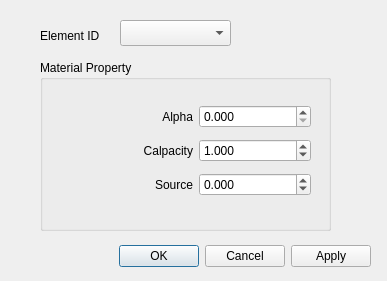
<?xml version="1.0" encoding="UTF-8"?>
<ui version="4.0">
 <class>Dialog_Solid2D</class>
 <widget class="QDialog" name="Dialog_Solid2D">
  <property name="geometry">
   <rect>
    <x>0</x>
    <y>0</y>
    <width>387</width>
    <height>281</height>
   </rect>
  </property>
  <property name="windowTitle">
   <string>Dialog</string>
  </property>
  <property name="sizeGripEnabled">
   <bool>false</bool>
  </property>
  <property name="modal">
   <bool>true</bool>
  </property>
  <widget class="QDialogButtonBox" name="buttonBox">
   <property name="geometry">
    <rect>
     <x>30</x>
     <y>240</y>
     <width>341</width>
     <height>32</height>
    </rect>
   </property>
   <property name="orientation">
    <enum>Qt::Horizontal</enum>
   </property>
   <property name="standardButtons">
    <set>QDialogButtonBox::Apply|QDialogButtonBox::Cancel|QDialogButtonBox::Ok</set>
   </property>
   <property name="centerButtons">
    <bool>false</bool>
   </property>
  </widget>
  <widget class="QComboBox" name="comboBox_IdEA">
   <property name="geometry">
    <rect>
     <x>120</x>
     <y>20</y>
     <width>111</width>
     <height>26</height>
    </rect>
   </property>
  </widget>
  <widget class="QLabel" name="label_4">
   <property name="geometry">
    <rect>
     <x>40</x>
     <y>20</y>
     <width>81</width>
     <height>31</height>
    </rect>
   </property>
   <property name="text">
    <string>Element ID</string>
   </property>
  </widget>
  <widget class="QGroupBox" name="MatProp">
   <property name="geometry">
    <rect>
     <x>40</x>
     <y>60</y>
     <width>291</width>
     <height>171</height>
    </rect>
   </property>
   <property name="title">
    <string>Material Property</string>
   </property>
   <widget class="QWidget" name="gridLayoutWidget">
    <property name="geometry">
     <rect>
      <x>30</x>
      <y>30</y>
      <width>251</width>
      <height>121</height>
     </rect>
    </property>
    <layout class="QGridLayout" name="gridLayout">
     <property name="margin">
      <number>10</number>
     </property>
     <item row="2" column="0">
      <widget class="QLabel" name="label_2">
       <property name="sizePolicy">
        <sizepolicy hsizetype="Minimum" vsizetype="Preferred">
         <horstretch>0</horstretch>
         <verstretch>0</verstretch>
        </sizepolicy>
       </property>
       <property name="text">
        <string>Calpacity</string>
       </property>
       <property name="alignment">
        <set>Qt::AlignRight|Qt::AlignTrailing|Qt::AlignVCenter</set>
       </property>
      </widget>
     </item>
     <item row="3" column="0">
      <widget class="QLabel" name="label_3">
       <property name="sizePolicy">
        <sizepolicy hsizetype="Minimum" vsizetype="Preferred">
         <horstretch>0</horstretch>
         <verstretch>0</verstretch>
        </sizepolicy>
       </property>
       <property name="text">
        <string>Source</string>
       </property>
       <property name="alignment">
        <set>Qt::AlignRight|Qt::AlignTrailing|Qt::AlignVCenter</set>
       </property>
      </widget>
     </item>
     <item row="3" column="2">
      <widget class="QDoubleSpinBox" name="doubleSpinBox_source">
       <property name="decimals">
        <number>3</number>
       </property>
       <property name="minimum">
        <double>-1000000.000000000000000</double>
       </property>
       <property name="maximum">
        <double>1000000.000000000000000</double>
       </property>
      </widget>
     </item>
     <item row="2" column="2">
      <widget class="QDoubleSpinBox" name="doubleSpinBox_capacity">
       <property name="decimals">
        <number>3</number>
       </property>
       <property name="minimum">
        <double>0.000000000000000</double>
       </property>
       <property name="maximum">
        <double>1000000.000000000000000</double>
       </property>
       <property name="singleStep">
        <double>0.100000000000000</double>
       </property>
       <property name="value">
        <double>1.000000000000000</double>
       </property>
      </widget>
     </item>
     <item row="1" column="0">
      <widget class="QLabel" name="label">
       <property name="sizePolicy">
        <sizepolicy hsizetype="Minimum" vsizetype="Preferred">
         <horstretch>0</horstretch>
         <verstretch>0</verstretch>
        </sizepolicy>
       </property>
       <property name="text">
        <string>Alpha</string>
       </property>
       <property name="alignment">
        <set>Qt::AlignRight|Qt::AlignTrailing|Qt::AlignVCenter</set>
       </property>
      </widget>
     </item>
     <item row="1" column="2">
      <widget class="QDoubleSpinBox" name="doubleSpinBox_alpha">
       <property name="decimals">
        <number>3</number>
       </property>
       <property name="maximum">
        <double>1000000.000000000000000</double>
       </property>
       <property name="value">
        <double>0.000000000000000</double>
       </property>
      </widget>
     </item>
    </layout>
   </widget>
  </widget>
 </widget>
 <resources/>
 <connections>
  <connection>
   <sender>buttonBox</sender>
   <signal>accepted()</signal>
   <receiver>Dialog_Solid2D</receiver>
   <slot>accept()</slot>
   <hints>
    <hint type="sourcelabel">
     <x>248</x>
     <y>254</y>
    </hint>
    <hint type="destinationlabel">
     <x>157</x>
     <y>274</y>
    </hint>
   </hints>
  </connection>
  <connection>
   <sender>buttonBox</sender>
   <signal>rejected()</signal>
   <receiver>Dialog_Solid2D</receiver>
   <slot>reject()</slot>
   <hints>
    <hint type="sourcelabel">
     <x>316</x>
     <y>260</y>
    </hint>
    <hint type="destinationlabel">
     <x>286</x>
     <y>274</y>
    </hint>
   </hints>
  </connection>
 </connections>
</ui>
